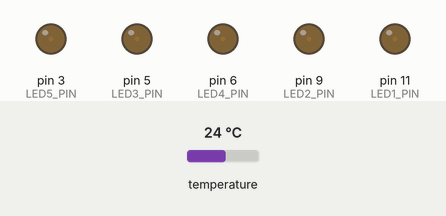
A sketch run on a simulated Arduino Uno, built with avr-gcc and run on an emulated ATmega328P. On the bench: output pins drawn as LEDs (lit = HIGH). Inputs (shaded band) come from the test bench; at power-on: temperature 24 °C. What the sketch prints to the serial monitor is not drawn.

Above: at 3.7 s.
3.8 s: temperature set to 41 °C
Timing chart, 0 to 6.8 s (numbered marks = the images above; inputs shaded):
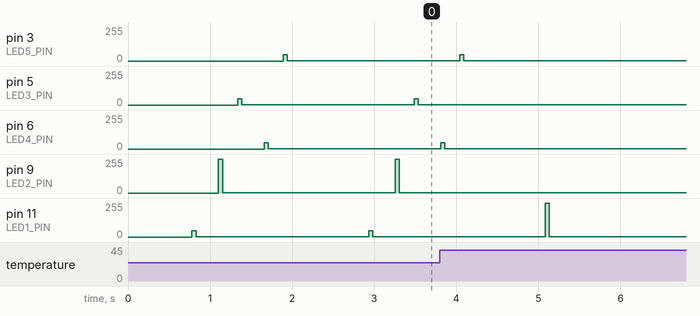

Measured:
- after the input at 3.8 s, pin 3 (LED5_PIN): goes on until 4.1 s, then stays 1/255; pin 5 (LED3_PIN), pin 9 (LED2_PIN): stops changing and stays 1/255; pin 6 (LED4_PIN): goes on until 3.9 s, then stays 1/255

The sketch:

extinguish.ino
```cpp
#include <OneWire.h>
#include <DallasTemperature.h>

const int LED1_PIN = 11;        // Connect LED set 1 to digital pin 3
const int LED2_PIN = 9;        // Connect LED set 2 to digital pin 4
const int LED3_PIN = 5;        // Connect LED set 3 to digital pin 5
const int LED4_PIN = 6;        // Connect LED set 4 to digital pin 6
const int LED5_PIN = 3;        // Connect LED set 5 to digital pin 3

OneWire oneWire(10);  // Connect the DS18B20 to digital pin 10
DallasTemperature sensors(&oneWire);

void setup() {
  // Initialize pins
  pinMode(LED1_PIN, OUTPUT);
  pinMode(LED2_PIN, OUTPUT);
  pinMode(LED3_PIN, OUTPUT);
  pinMode(LED4_PIN, OUTPUT);
  pinMode(LED5_PIN, OUTPUT);

  // Initialize DS18B20 temperature sensor
  sensors.begin();

  // Initialize serial communication
  Serial.begin(9600);
}

void loop() {
  // Request temperature from DS18B20
  sensors.requestTemperatures();
  float temperature = sensors.getTempCByIndex(0);

  // Map temperature to LED brightness
  int brightness = map(temperature, 29, 35, 1, 255);      // Adjust these values based on testing

  // light the LED for each set
  lightLED(LED1_PIN, brightness);
  delay(map(brightness, 0, 255, 150, 0));

  lightLED(LED2_PIN, brightness);
  delay(map(brightness, 0, 255, 100, 0));

  lightLED(LED3_PIN, brightness);
  delay(map(brightness, 0, 255, 150, 0));

  lightLED(LED4_PIN, brightness);
  delay(map(brightness, 0, 255, 100, 0));

  lightLED(LED5_PIN, brightness);
  delay(map(brightness, 0, 255, 120, 0));

  // Print temperature to Serial Monitor for testing
  Serial.println(temperature);
  delay(10);  // Adjust the delay based on your needs
}

void lightLED(int pin, int brightness) {
  analogWrite(pin, brightness);
  delay(50);  // Adjust the delay for how long the LED stays on
  analogWrite(pin, 1);  // Turn off the LED
}
```
